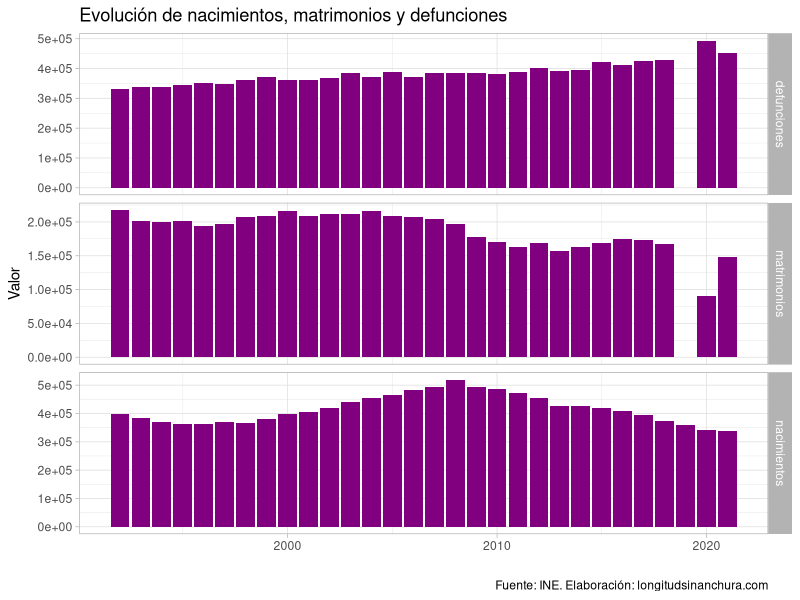

Reproduce this figure in R.
## ---- chunk 1
#| label: libs
library(readr)
library(dplyr)
library(tidyr)
library(ggplot2)
## ---- chunk 2
#| label: reading
df <- read_csv("matrimonios.csv", skip = 6, col_names = FALSE, 
               locale = locale(grouping_mark = "."))
df <- select(df, year = X1, nacimientos = X4, matrimonios = X6, defunciones = X8)

knitr::kable(head(df, 10))
## ---- chunk 3
#| label: evolucion
ggplot2::theme_set(theme_light())
df |> 
  pivot_longer(-year) |> 
  ggplot(aes(x = as.numeric(year), y = value)) + 
  geom_col(fill = "#800080") + 
  facet_grid(name ~ ., scales = "free") + 
  labs(x = "", y = "Valor", 
       title = "Evolución de nacimientos, matrimonios y defunciones", 
       caption = "Fuente: INE. Elaboración: longitudsinanchura.com") + 
  scale_y_continuous(labels = scales::scientific)
